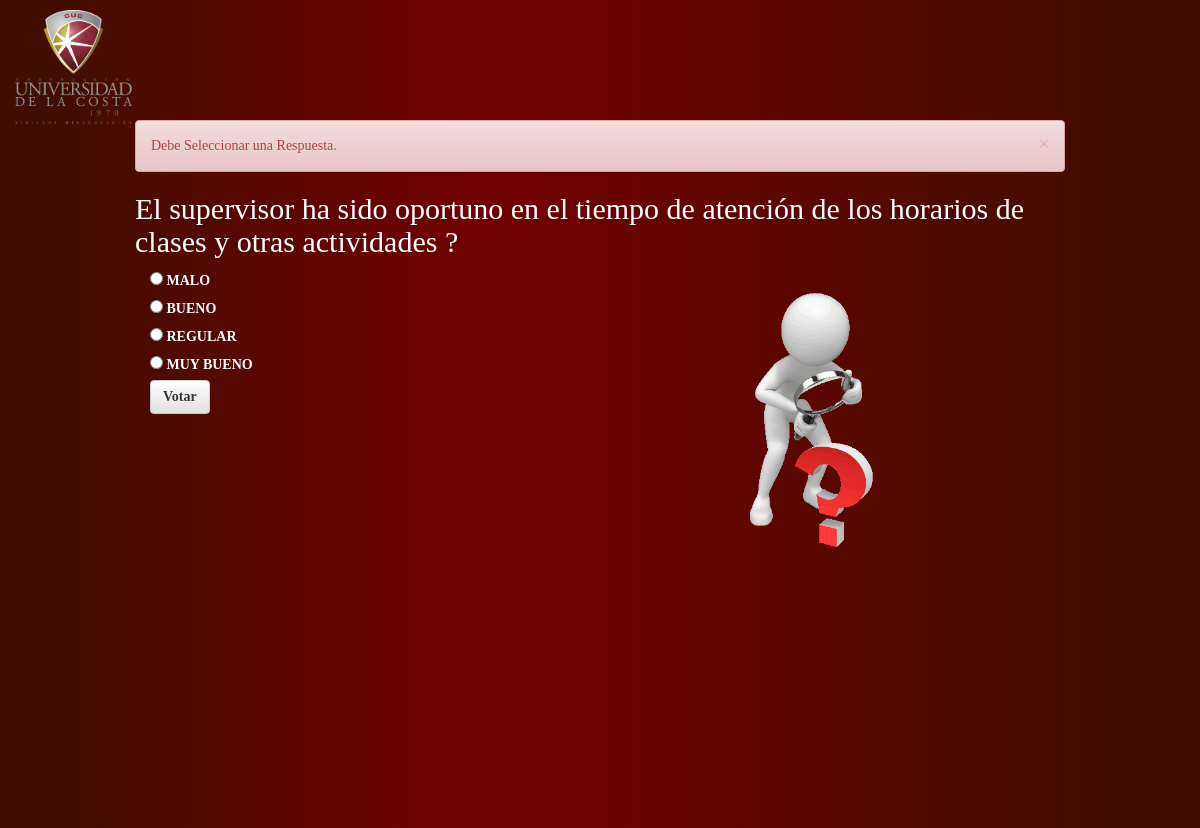
The app's page /encuesta/1/votar/ with its own data.
### encuesta/models.py (models this page shows, shortened)
class Pregunta(models.Model):
    pregunta_titulo = models.CharField(max_length=200)
    fecha_pub = models.DateTimeField(auto_now_add=True)
    def Pregunta_reciente(self):
    	return self.fecha_pub >= timezone.now() - timedelta(days=1)
    Pregunta_reciente.admin_order_field = 'fecha_pub'
    Pregunta_reciente.boolean = True
    Pregunta_reciente.short_description = 'Pregunta Reciente?'

class Respuesta(models.Model):
    id_pregunta = models.ForeignKey(Pregunta, on_delete=models.CASCADE)
    respuesta_titulo = models.CharField(max_length=200)
    votos = models.IntegerField(default=0)

### encuesta/views.py (the view, shortened to what this page needs)
# urls.py: path('<int:pregunta_id>/votar/', views.votar, name='votar'),
def votar(request, pregunta_id):
    pregunta = get_object_or_404(Pregunta, pk=pregunta_id)
    try:
        respuesta_sele = pregunta.respuesta_set.get(pk=request.POST['choice'])
    except (KeyError, Respuesta.DoesNotExist):
        messages.add_message(request, messages.ERROR, 'Debe Seleccionar una Respuesta.')
        return render(request, 'encuesta/preguntas.html', {
            'pregunta': pregunta,
        })

### encuesta/templates/encuesta/preguntas.html (shortened to what this page needs)
{% extends 'base.html' %}
{% block container %}
<h2>{{ pregunta.pregunta_titulo }}</h2>
<form action="{% url 'encuesta:votar' pregunta.id %}" method="post" class="col-md-8">
{% for respuesta in pregunta.respuesta_set.all %}
    <input type="radio" name="choice" id="choice{{ forloop.counter }}" value="{{ respuesta.id }}" />
    <label for="choice{{ forloop.counter }}">{{ respuesta.respuesta_titulo }}</label><br />
{% endfor %}
<input type="submit" value="Votar" class="btn btn-default" />
</form>
<div id="div-pregunta"></div>
{% endblock container %}

### encuesta/static/encuesta/css/style.css (style rules this page uses)
body,html { margin: 0; padding: 0; overflow-y: hidden; }
body { background: rgb(107,0,1); background: -moz-linear-gradient(left, rgba(107,0,1,1) 0%, rgba(60,15,0,1) 0%, rgba(60,15,0,1) 0%, rgba(114,0,0,1) 41%, rgba(60,15,0,1) 100%, rgba(107,0,1,1) 100%, rgba(51,11,0,1) 100%, rgba(60,15,0,1) 100%); background: -webkit-linear-gradient(left, rgba(107,0,1,1) 0%,rgba(60,15,0,1) 0%,rgba(60,15,0,1) 0%,rgba(114,0,0,1) 41%,rgba(60,15,0,1) 100%,rgba(107,0,1,1) 100%,rgba(51,11,0,1) 100%,rgba(60,15,0,1) 100%); background: linear-gradient(to right, rgba(107,0,1,1) 0%,rgba(60,15,0,1) 0%,rgba(60,15,0,1) 0%,rgba(114,0,0,1) 41%,rgba(60,15,0,1) 100%,rgba(107,0,1,1) 100%,rgba(51,11,0,1) 100%,rgba(60,15,0,1) 100%); filter: progid:DXImageTransform.Microsoft.gradient( startColorstr='#6b0001', endColorstr='#3c0f00',GradientType=1 ); background-repeat: no-repeat; background-size: 100%; font-family: serif;; }
label,p,h1,h2 { color: white; }
.btn { font-weight: bold !important; }
#div-pregunta { height: 100%; background: transparent url("../imagenes/pregunta.gif") no-repeat; background-size:20%; background-position-x: 80%; }

### records on screen
Pregunta: pregunta_titulo "El supervisor ha sido oportuno en el tiempo de atención de los horarios de clases y otras actividades ?"
Respuesta: respuesta_titulo "MALO"
Respuesta: respuesta_titulo "BUENO"
Respuesta: respuesta_titulo "REGULAR"
Respuesta: respuesta_titulo "MUY BUENO"

### other values on screen
{{ message }} "Debe Seleccionar una Respuesta."
